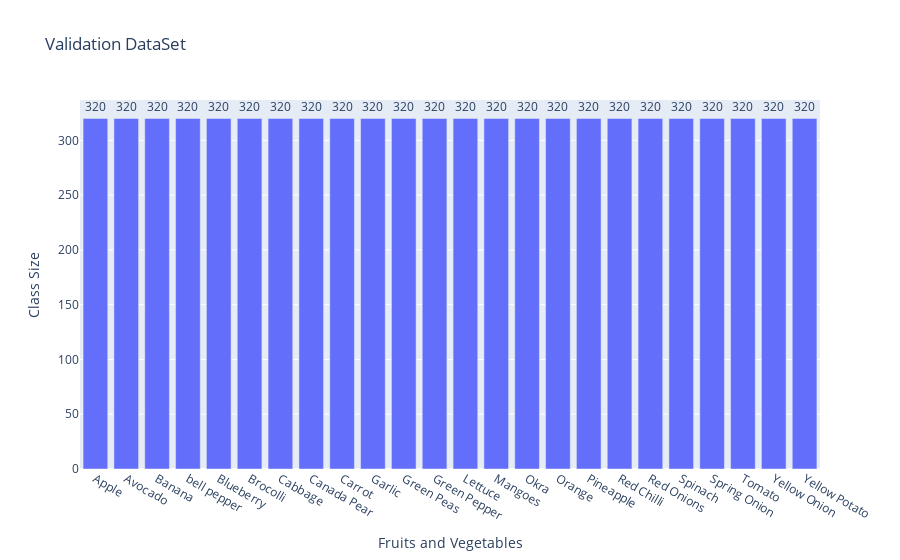

Source (notebook cell):
### Markdown cell above
Plot Validation dataset class distribution

### Code cell
import plotly.express as px

fig = px.bar(valid_class_dist.keys(), x=list(valid_class_dist.keys()), y=list(valid_class_dist.values()),labels={"y":"Class Size", "x":"Fruits and Vegetables"},title="Validation DataSet")
fig.update_traces(texttemplate='%{y:.2s}', textposition='outside')

fig.show()

### Figure 1 — Plotly figure (JSON) as saved in the notebook; plotly's stock layout.template omitted (floating-point values rounded to 4 significant figures)
{"data": [{"alignmentgroup": "True", "hoverlabel": {"namelength": 0}, "hovertemplate": "Fruits and Vegetables=%{x}<br>Class Size=%{y}", "legendgroup": "", "marker": {"color": "#636efa"}, "name": "", "offsetgroup": "", "orientation": "v", "showlegend": false, "textposition": "outside", "texttemplate": "%{y:.2s}", "type": "bar", "x": ["Apple", "Avocado", "Banana", "bell pepper", "Blueberry", "Brocolli", "Cabbage", "Canada Pear", "Carrot", "Garlic", "Green Peas", "Green Pepper", "Lettuce", "Mangoes", "Okra", "Orange", "Pineapple", "Red Chilli", "Red Onions", "Spinach", "Spring Onion", "Tomato", "Yellow Onion", "Yellow Potato"], "xaxis": "x", "y": [320, 320, 320, 320, 320, 320, 320, 320, 320, 320, 320, 320, 320, 320, 320, 320, 320, 320, 320, 320, 320, 320, 320, 320], "yaxis": "y"}], "layout": {"barmode": "relative", "legend": {"tracegroupgap": 0}, "title": {"text": "Validation DataSet"}, "xaxis": {"anchor": "y", "domain": [0, 1], "title": {"text": "Fruits and Vegetables"}}, "yaxis": {"anchor": "x", "domain": [0, 1], "title": {"text": "Class Size"}}}}
